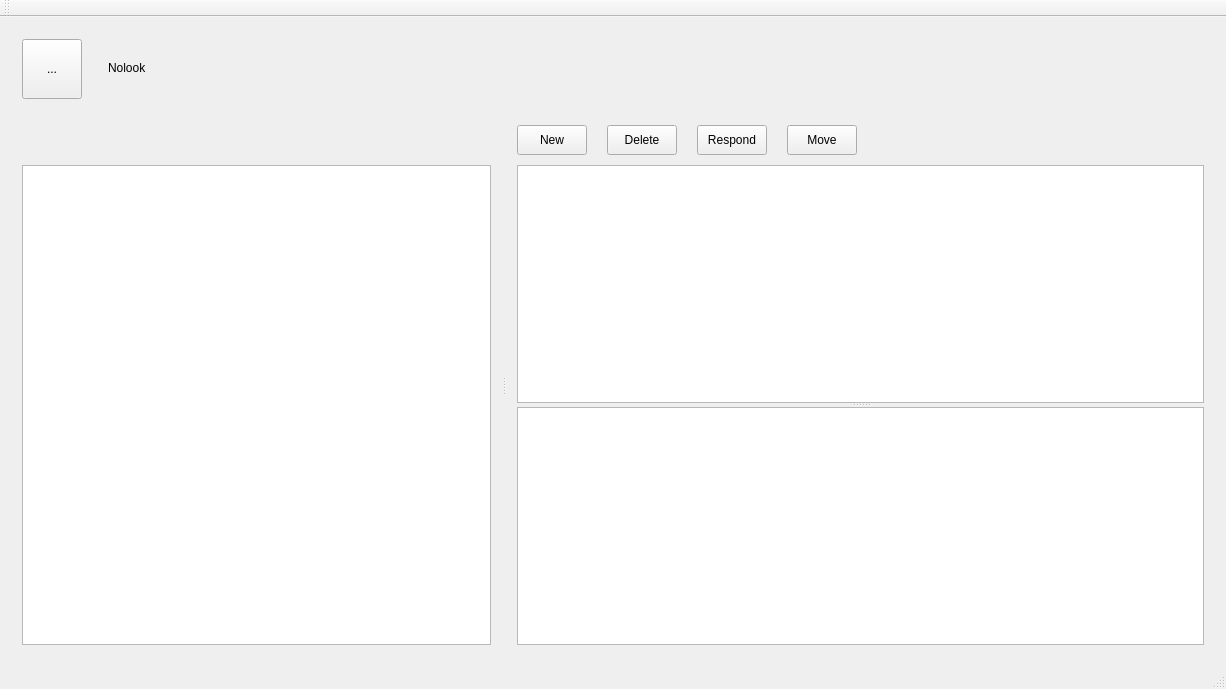
<?xml version="1.0" encoding="UTF-8"?>
<ui version="4.0">
 <class>MainWindow</class>
 <widget class="QMainWindow" name="MainWindow">
  <property name="geometry">
   <rect>
    <x>0</x>
    <y>0</y>
    <width>1226</width>
    <height>689</height>
   </rect>
  </property>
  <property name="windowTitle">
   <string>MainWindow</string>
  </property>
  <widget class="QWidget" name="centralWidget">
   <layout class="QVBoxLayout" name="verticalLayout">
    <item>
     <widget class="QWidget" name="horizontalWidget" native="true">
      <property name="maximumSize">
       <size>
        <width>16777215</width>
        <height>80</height>
       </size>
      </property>
      <layout class="QHBoxLayout" name="headerLayout" stretch="0,0">
       <item>
        <widget class="QToolButton" name="toolButton">
         <property name="minimumSize">
          <size>
           <width>60</width>
           <height>60</height>
          </size>
         </property>
         <property name="text">
          <string>...</string>
         </property>
        </widget>
       </item>
       <item>
        <widget class="QLabel" name="label">
         <property name="text">
          <string>Nolook</string>
         </property>
         <property name="indent">
          <number>20</number>
         </property>
        </widget>
       </item>
      </layout>
     </widget>
    </item>
    <item>
     <widget class="QSplitter" name="splitter">
      <property name="orientation">
       <enum>Qt::Horizontal</enum>
      </property>
      <widget class="QWidget" name="mailLayoutWidget">
       <layout class="QVBoxLayout" name="mailDirectoryLayout">
        <property name="spacing">
         <number>0</number>
        </property>
        <item>
         <spacer name="horizontalSpacer">
          <property name="orientation">
           <enum>Qt::Horizontal</enum>
          </property>
          <property name="sizeHint" stdset="0">
           <size>
            <width>40</width>
            <height>40</height>
           </size>
          </property>
         </spacer>
        </item>
        <item>
         <widget class="QListView" name="mailDirectory"/>
        </item>
       </layout>
      </widget>
      <widget class="QWidget" name="layoutWidget">
       <layout class="QVBoxLayout" name="rightContentLayout">
        <property name="spacing">
         <number>10</number>
        </property>
        <item>
         <layout class="QHBoxLayout" name="buttonsLayout">
          <property name="spacing">
           <number>20</number>
          </property>
          <item>
           <widget class="QPushButton" name="newMailButton">
            <property name="minimumSize">
             <size>
              <width>70</width>
              <height>30</height>
             </size>
            </property>
            <property name="maximumSize">
             <size>
              <width>70</width>
              <height>30</height>
             </size>
            </property>
            <property name="text">
             <string>New</string>
            </property>
           </widget>
          </item>
          <item>
           <layout class="QHBoxLayout" name="contextButtonsLayout">
            <property name="spacing">
             <number>20</number>
            </property>
            <property name="sizeConstraint">
             <enum>QLayout::SetDefaultConstraint</enum>
            </property>
            <item>
             <widget class="QPushButton" name="deleteMailButton">
              <property name="minimumSize">
               <size>
                <width>70</width>
                <height>30</height>
               </size>
              </property>
              <property name="maximumSize">
               <size>
                <width>70</width>
                <height>30</height>
               </size>
              </property>
              <property name="text">
               <string>Delete</string>
              </property>
             </widget>
            </item>
            <item>
             <widget class="QPushButton" name="respondMailButton">
              <property name="minimumSize">
               <size>
                <width>70</width>
                <height>30</height>
               </size>
              </property>
              <property name="maximumSize">
               <size>
                <width>70</width>
                <height>30</height>
               </size>
              </property>
              <property name="text">
               <string>Respond</string>
              </property>
             </widget>
            </item>
            <item>
             <widget class="QToolButton" name="moveButton">
              <property name="minimumSize">
               <size>
                <width>70</width>
                <height>30</height>
               </size>
              </property>
              <property name="maximumSize">
               <size>
                <width>70</width>
                <height>30</height>
               </size>
              </property>
              <property name="text">
               <string>Move</string>
              </property>
             </widget>
            </item>
            <item>
             <spacer name="horizontalSpacer_2">
              <property name="orientation">
               <enum>Qt::Horizontal</enum>
              </property>
              <property name="sizeHint" stdset="0">
               <size>
                <width>40</width>
                <height>20</height>
               </size>
              </property>
             </spacer>
            </item>
           </layout>
          </item>
         </layout>
        </item>
        <item>
         <widget class="QSplitter" name="listContentsplitter">
          <property name="orientation">
           <enum>Qt::Vertical</enum>
          </property>
          <widget class="QTreeView" name="directoryContent"/>
          <widget class="QTextEdit" name="textEdit">
           <property name="readOnly">
            <bool>true</bool>
           </property>
          </widget>
         </widget>
        </item>
       </layout>
      </widget>
     </widget>
    </item>
   </layout>
  </widget>
  <widget class="QMenuBar" name="menuBar">
   <property name="geometry">
    <rect>
     <x>0</x>
     <y>0</y>
     <width>1226</width>
     <height>19</height>
    </rect>
   </property>
  </widget>
  <widget class="QToolBar" name="mainToolBar">
   <attribute name="toolBarArea">
    <enum>TopToolBarArea</enum>
   </attribute>
   <attribute name="toolBarBreak">
    <bool>false</bool>
   </attribute>
  </widget>
  <widget class="QStatusBar" name="statusBar"/>
 </widget>
 <layoutdefault spacing="6" margin="11"/>
 <resources/>
 <connections/>
</ui>
